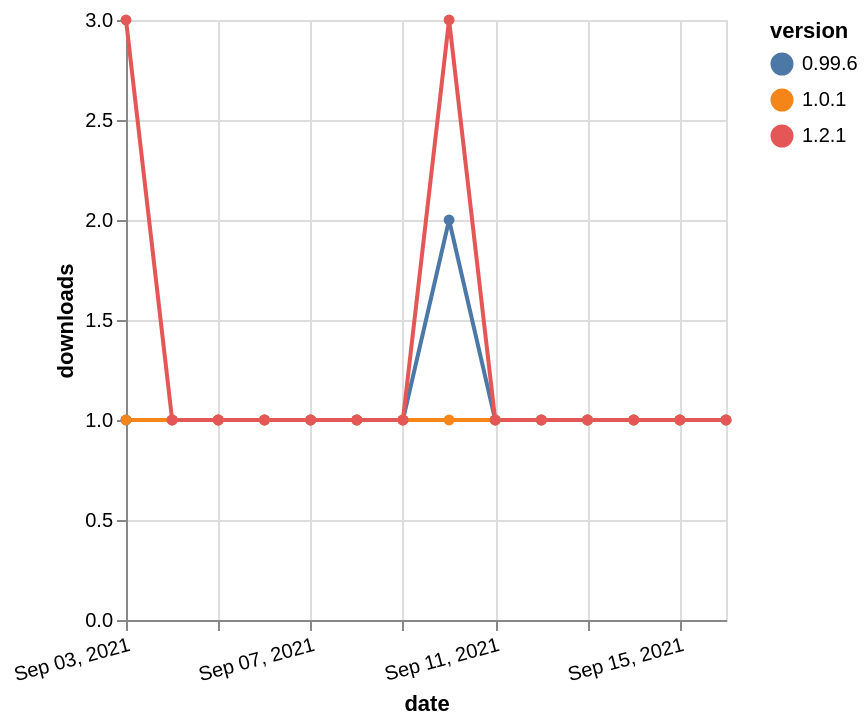

This figure's Vega-Lite source:
### Vega-Lite specification from a JSON file in a GitHub repository (floating-point values rounded to 4 significant figures)
{"$schema": "https://vega.github.io/schema/vega-lite/v5.json", "description": "A simple bar chart with embedded data.", "data": {"values": [{"date": "2021-09-03", "total": 136, "delta": 1, "version": "0.99.6"}, {"date": "2021-09-04", "total": 137, "delta": 1, "version": "0.99.6"}, {"date": "2021-09-05", "total": 138, "delta": 1, "version": "0.99.6"}, {"date": "2021-09-06", "total": 139, "delta": 1, "version": "0.99.6"}, {"date": "2021-09-07", "total": 140, "delta": 1, "version": "0.99.6"}, {"date": "2021-09-08", "total": 141, "delta": 1, "version": "0.99.6"}, {"date": "2021-09-09", "total": 142, "delta": 1, "version": "0.99.6"}, {"date": "2021-09-10", "total": 144, "delta": 2, "version": "0.99.6"}, {"date": "2021-09-11", "total": 145, "delta": 1, "version": "0.99.6"}, {"date": "2021-09-12", "total": 146, "delta": 1, "version": "0.99.6"}, {"date": "2021-09-13", "total": 147, "delta": 1, "version": "0.99.6"}, {"date": "2021-09-14", "total": 148, "delta": 1, "version": "0.99.6"}, {"date": "2021-09-15", "total": 149, "delta": 1, "version": "0.99.6"}, {"date": "2021-09-16", "total": 150, "delta": 1, "version": "0.99.6"}, {"date": "2021-09-03", "total": 125, "delta": 1, "version": "1.0.1"}, {"date": "2021-09-04", "total": 126, "delta": 1, "version": "1.0.1"}, {"date": "2021-09-05", "total": 127, "delta": 1, "version": "1.0.1"}, {"date": "2021-09-06", "total": 128, "delta": 1, "version": "1.0.1"}, {"date": "2021-09-07", "total": 129, "delta": 1, "version": "1.0.1"}, {"date": "2021-09-08", "total": 130, "delta": 1, "version": "1.0.1"}, {"date": "2021-09-09", "total": 131, "delta": 1, "version": "1.0.1"}, {"date": "2021-09-10", "total": 132, "delta": 1, "version": "1.0.1"}, {"date": "2021-09-11", "total": 133, "delta": 1, "version": "1.0.1"}, {"date": "2021-09-12", "total": 134, "delta": 1, "version": "1.0.1"}, {"date": "2021-09-13", "total": 135, "delta": 1, "version": "1.0.1"}, {"date": "2021-09-14", "total": 136, "delta": 1, "version": "1.0.1"}, {"date": "2021-09-15", "total": 137, "delta": 1, "version": "1.0.1"}, {"date": "2021-09-16", "total": 138, "delta": 1, "version": "1.0.1"}, {"date": "2021-09-03", "total": 117, "delta": 3, "version": "1.2.1"}, {"date": "2021-09-04", "total": 118, "delta": 1, "version": "1.2.1"}, {"date": "2021-09-05", "total": 119, "delta": 1, "version": "1.2.1"}, {"date": "2021-09-06", "total": 120, "delta": 1, "version": "1.2.1"}, {"date": "2021-09-07", "total": 121, "delta": 1, "version": "1.2.1"}, {"date": "2021-09-08", "total": 122, "delta": 1, "version": "1.2.1"}, {"date": "2021-09-09", "total": 123, "delta": 1, "version": "1.2.1"}, {"date": "2021-09-10", "total": 126, "delta": 3, "version": "1.2.1"}, {"date": "2021-09-11", "total": 127, "delta": 1, "version": "1.2.1"}, {"date": "2021-09-12", "total": 128, "delta": 1, "version": "1.2.1"}, {"date": "2021-09-13", "total": 129, "delta": 1, "version": "1.2.1"}, {"date": "2021-09-14", "total": 130, "delta": 1, "version": "1.2.1"}, {"date": "2021-09-15", "total": 131, "delta": 1, "version": "1.2.1"}, {"date": "2021-09-16", "total": 132, "delta": 1, "version": "1.2.1"}]}, "width": "container", "mark": {"type": "line", "point": {"filled": true}}, "encoding": {"x": {"field": "date", "type": "temporal", "timeUnit": "yearmonthdate", "title": "date", "axis": {"labelAngle": -15}}, "y": {"field": "delta", "type": "quantitative", "title": "downloads"}, "color": {"field": "version", "type": "nominal"}, "tooltip": {"field": "delta"}}}
